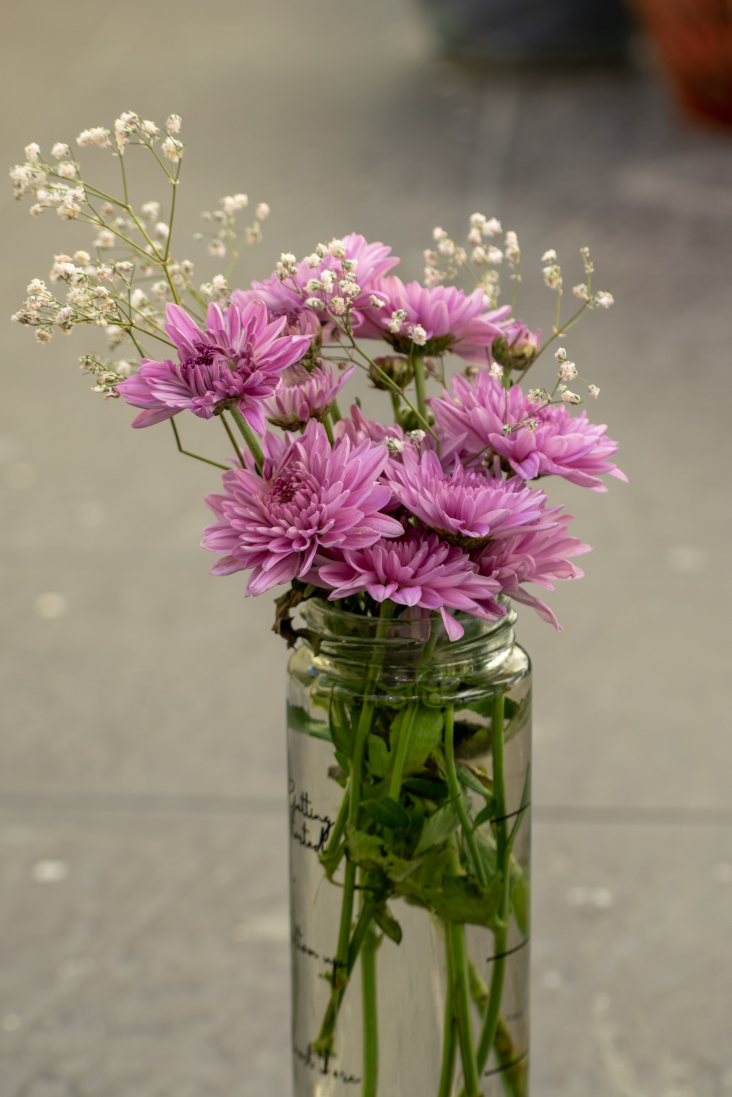
#> input picture images/flowers-jar.jpg, 3657 x 5485 px, found by its file name (shown at 1/5 size)
$ python main.py
#> lines starting #> are read from the running program, lines starting #| are printed output that depends on the picture; after the words box and inside, x2 and y2 are one past the last pixel; in counts of white or black regions, pixels touching at a corner belong together
### image_processing.py
import cv2
import numpy as np

def load_image(image_path):
  """Load an image and convert it to RGB."""
  image = cv2.imread(image_path)
#> image is the input picture: shape (5485, 3657, 3); mean B, G, R 114.1, 130.2, 144.3

  if image is None:
    raise FileNotFoundError(
      f"Could not load image: {image_path}"
    )

  # OpenCV loads images in BGR format.
  image = cv2.cvtColor(image, cv2.COLOR_BGR2RGB)

  return image

def convert_to_grayscale(image):
  """Convert an RGB image to grayscale."""
  grayscale = cv2.cvtColor(image, cv2.COLOR_RGB2GRAY)
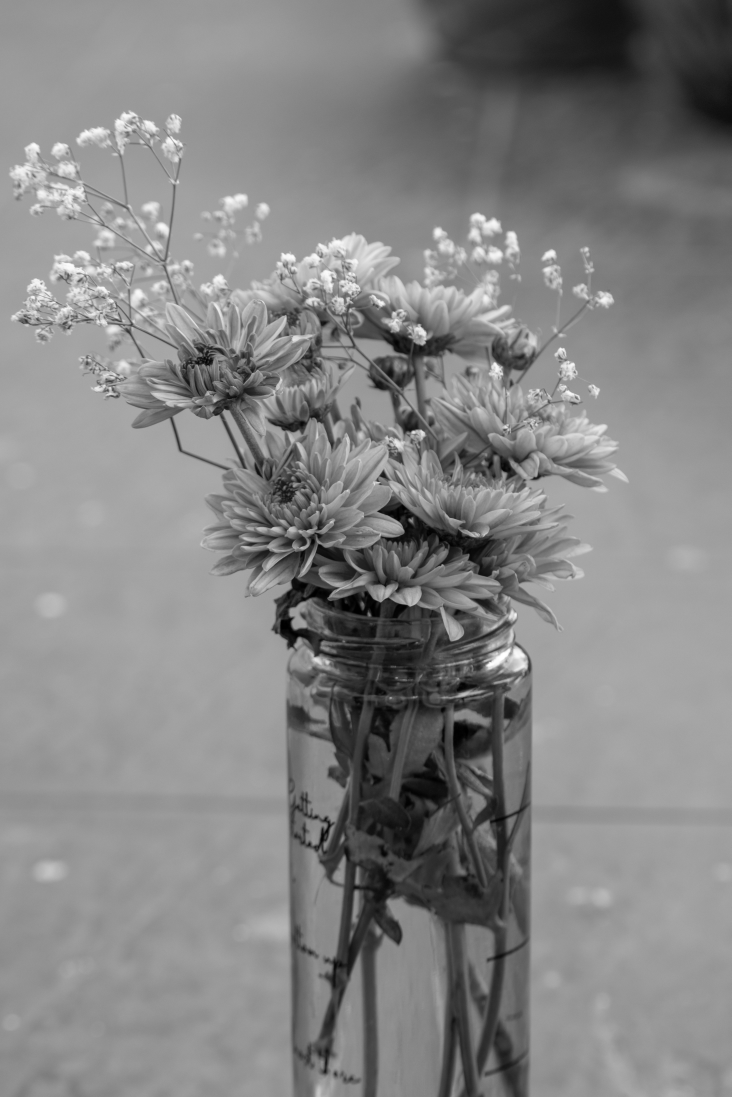
#> grayscale: shape (5485, 3657) (shown at 1/5 size); min 0, max 255, mean 132.5

  return grayscale

def apply_gaussian_blur(image):
  """Reduce image noise using Gaussian blur."""
  blurred = cv2.GaussianBlur(image, (15, 15), 0)

  return blurred

def detect_edges(image):
  """Detect edges using the Canny algorithm."""
  grayscale = convert_to_grayscale(image)
  blurred = apply_gaussian_blur(grayscale)

  edges = cv2.Canny(blurred, threshold1=30, threshold2=100)
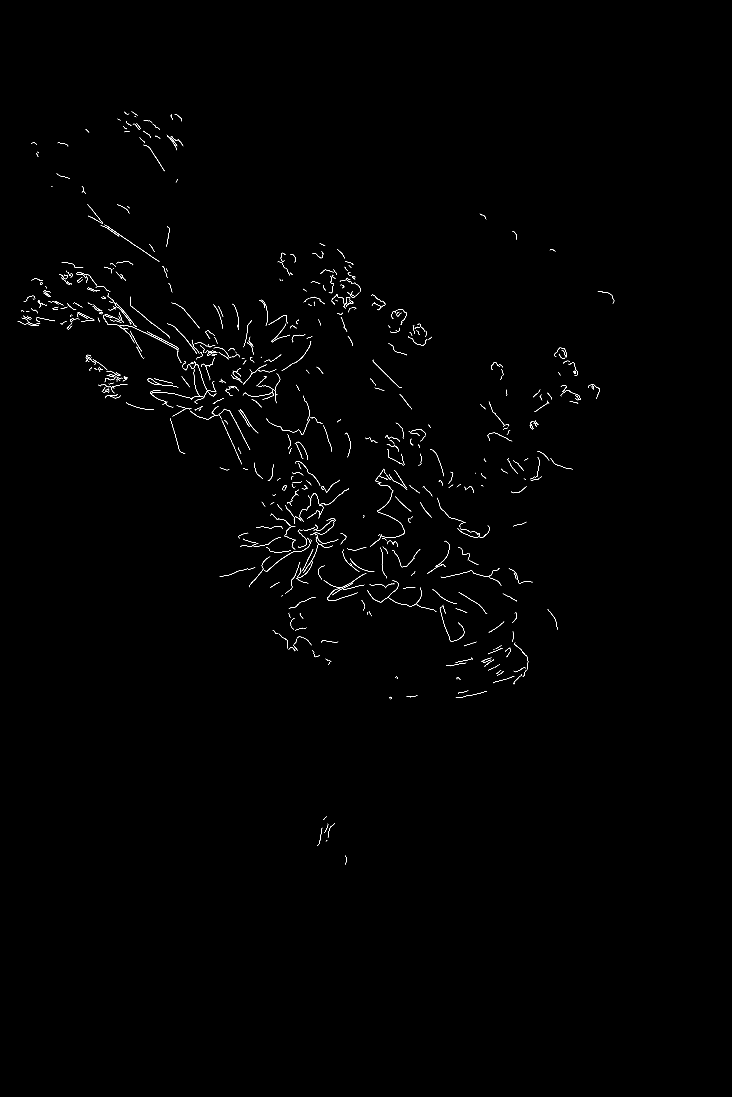
#> edges: shape (5485, 3657) (shown at 1/5 size); 0.23% white in thin lines or dots, all inside (x1, y1, x2, y2) = (88, 558, 3071, 4324)

  return edges

def segment_image(image, k=5):
  """Segment an image into k color clusters."""
#> called with k = 5
  small_image = cv2.resize(image, (200, 200))
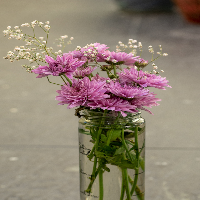
#> small_image: shape (200, 200, 3); mean R, G, B 144.2, 130.1, 114.1

  # Convert image pixels into a list of RGB values.
  pixels = small_image.reshape((-1, 3))
  pixels = np.float32(pixels)

  # Stop when the maximum number of iterations is reached or the accuracy threshold is met.
  criteria = (cv2.TERM_CRITERIA_EPS + cv2.TERM_CRITERIA_MAX_ITER, 100, 0.2)

  # Group similar pixels using K-Means clustering.
  _, labels, centers = cv2.kmeans(
    pixels,
    k,
    None,
    criteria,
    10,
    cv2.KMEANS_RANDOM_CENTERS
  )
#> centers = [[106.5, 87.82, 78.34], [145.6, 124.2, 116.1], [53.3, 51.22, 15.95], [165.8, 156.1, 137], [217.1, 168.4, 185.6]]

  centers = np.uint8(centers)
#> centers = [[106, 87, 78], [145, 124, 116], [53, 51, 15], [165, 156, 136], [217, 168, 185]]

  segmented_pixels = centers[labels.flatten()]
  segmented_image = segmented_pixels.reshape(small_image.shape)
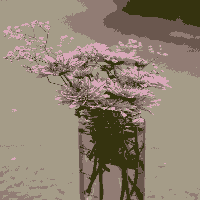
#> segmented_image: shape (200, 200, 3); mean R, G, B 143.5, 129.8, 113.4

  # Restore the original image dimensions.
  segmented_image = cv2.resize(
    segmented_image,
    (image.shape[1], image.shape[0]),
    interpolation=cv2.INTER_NEAREST
  )
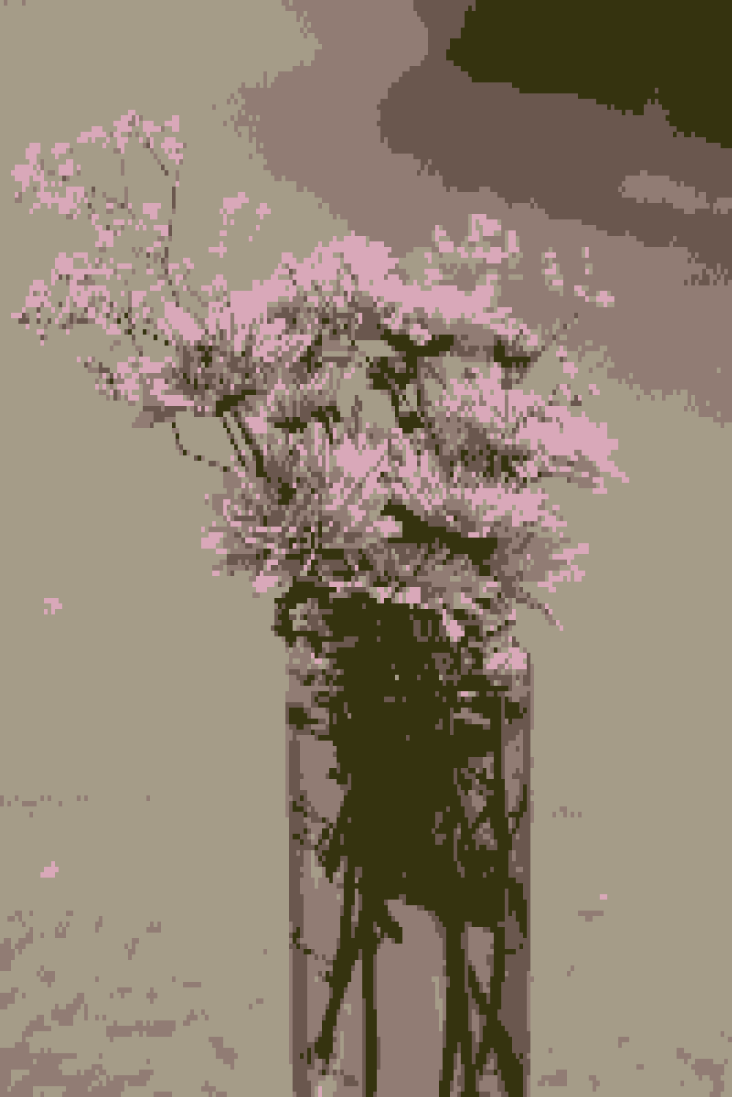
#> segmented_image: shape (5485, 3657, 3) (shown at 1/5 size); mean R, G, B 143.5, 129.8, 113.3

  return segmented_image


### main.py
import matplotlib.pyplot as plt

from image_processing import (
  load_image,
  convert_to_grayscale,
  apply_gaussian_blur,
  detect_edges,
  segment_image
)

def main():
  # Load the original image.
  image_path = r"C:\Users\raluc\OneDrive\Desktop\vision-craft\images\flowers-jar.jpg"
  image = load_image(image_path)

  # Apply image processing operations.
  grayscale = convert_to_grayscale(image)
  blurred = apply_gaussian_blur(grayscale)
  edges = detect_edges(image)
  segmented = segment_image(image, k=5)

  # Display all processing results in one figure.
  plt.figure(figsize=(15, 9))

  plt.subplot(2, 3, 1)
  plt.imshow(image)
  plt.title("Original Image")
  plt.axis("off")

  plt.subplot(2, 3, 2)
  plt.imshow(grayscale, cmap="gray")
  plt.title("Grayscale Image")
  plt.axis("off")

  plt.subplot(2, 3, 3)
  plt.imshow(blurred, cmap="gray")
  plt.title("Gaussian Blur")
  plt.axis("off")

  plt.subplot(2, 3, 4)
  plt.imshow(edges, cmap="gray")
  plt.title("Edge Detection (Canny)")
  plt.axis("off")

  plt.subplot(2, 3, 5)
  plt.imshow(segmented)
  plt.title("K-Means Segmentation")
  plt.axis("off")

  # Adjust spacing and display the figure.
  plt.tight_layout()
  plt.show()

if __name__ == "__main__":
  main()

$ run again, with images/fruits.jpg copied over images/flowers-jar.jpg
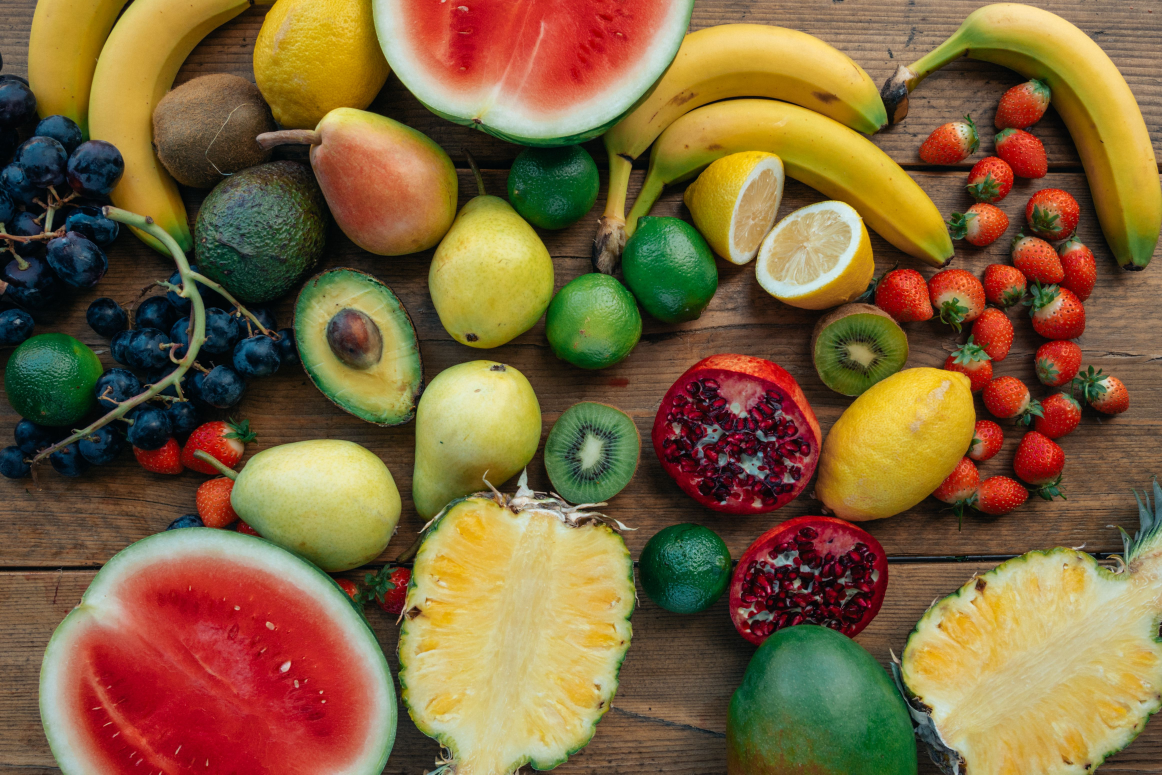
#> input picture images/fruits.jpg, 4647 x 3098 px, found by its file name (shown at 1/4 size)
#> in load_image, image is the input picture: shape (3098, 4647, 3); mean B, G, R 60.4, 99.5, 126.2
#> in detect_edges, `edges = cv2.Canny(blurred, threshold1=30, threshold2=100)`:
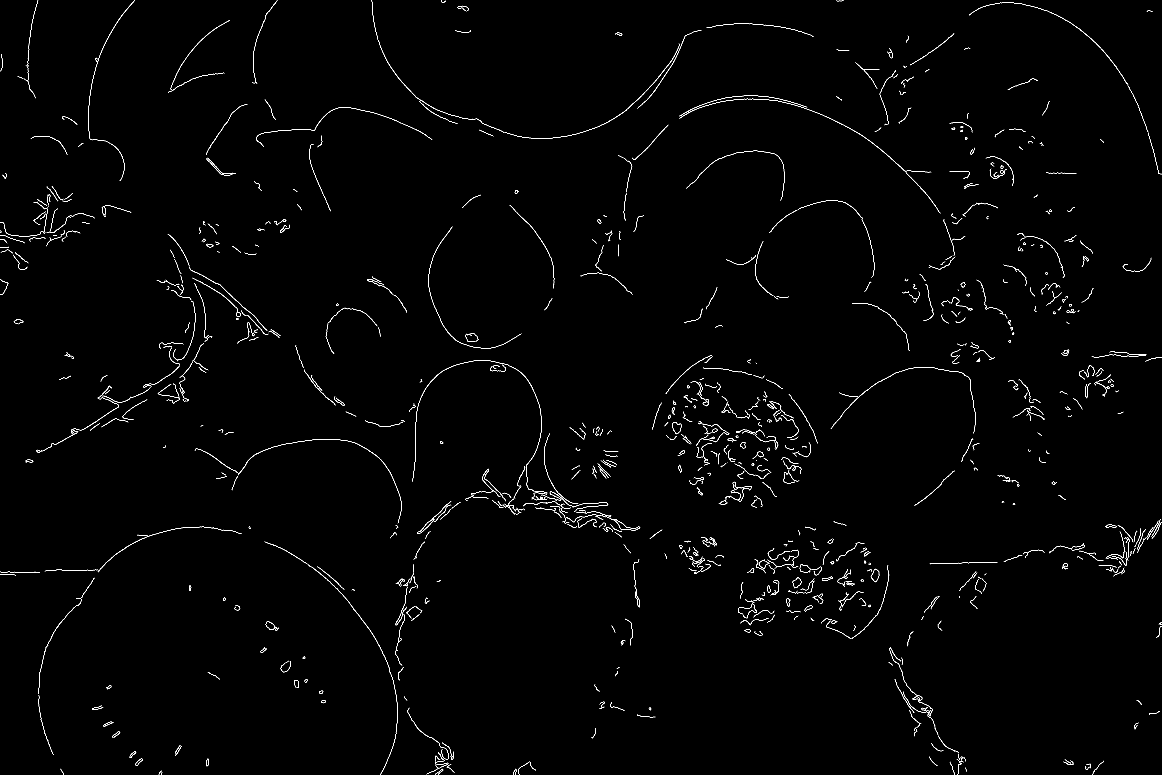
#> edges: shape (3098, 4647) (shown at 1/4 size); 0.56% white in thin lines or dots
#> in segment_image, `_, labels, centers = cv2.kmeans( pixels, k, None, criteria, 10, cv2.KM..`: centers = [[205.2, 193.6, 136.5], [187.2, 148.9, 58.68], [33.83, 34.73, 23.11], [175.7, 33.17, 31.37], [99.92, 93.3, 59.35]]
#> in segment_image, `centers = np.uint8(centers)`: centers = [[205, 193, 136], [187, 148, 58], [33, 34, 23], [175, 33, 31], [99, 93, 59]]
#> in segment_image, `segmented_image = cv2.resize( segmented_image, (image.shape[1], image...`:
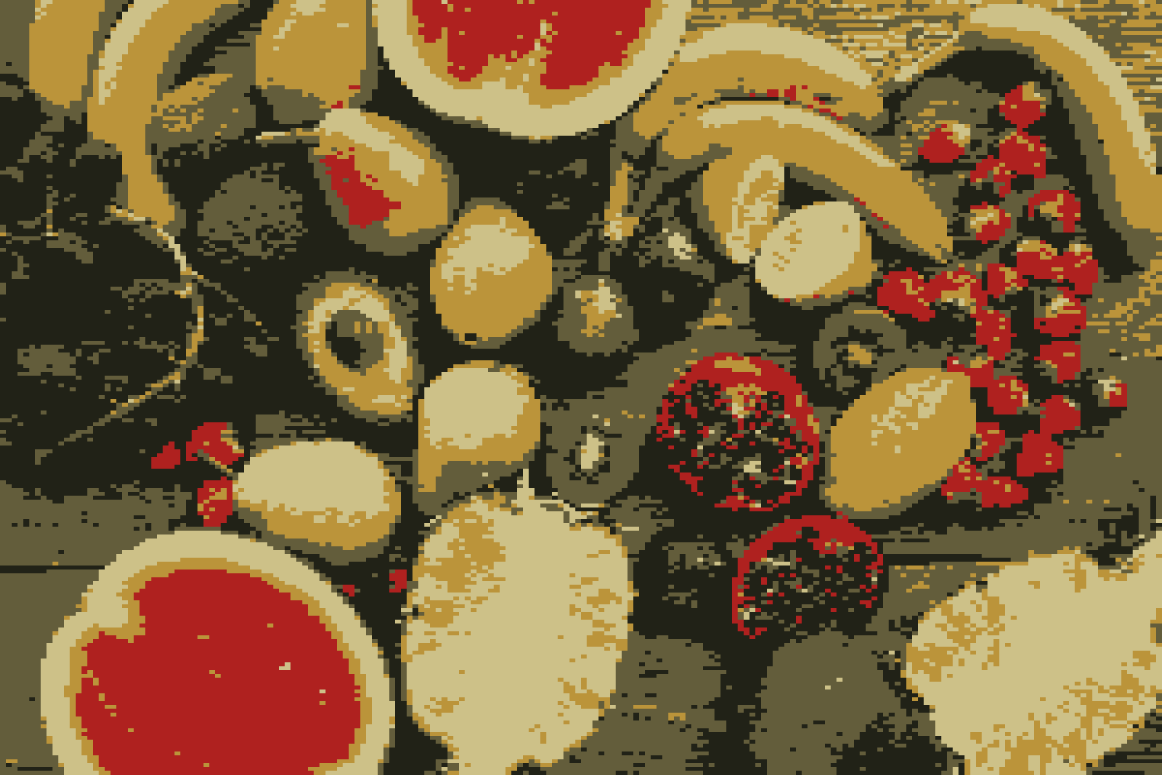
#> segmented_image: shape (3098, 4647, 3) (shown at 1/4 size); mean R, G, B 125.5, 98.7, 59.9

$ run again, with images/kotor-street.jpg copied over images/flowers-jar.jpg
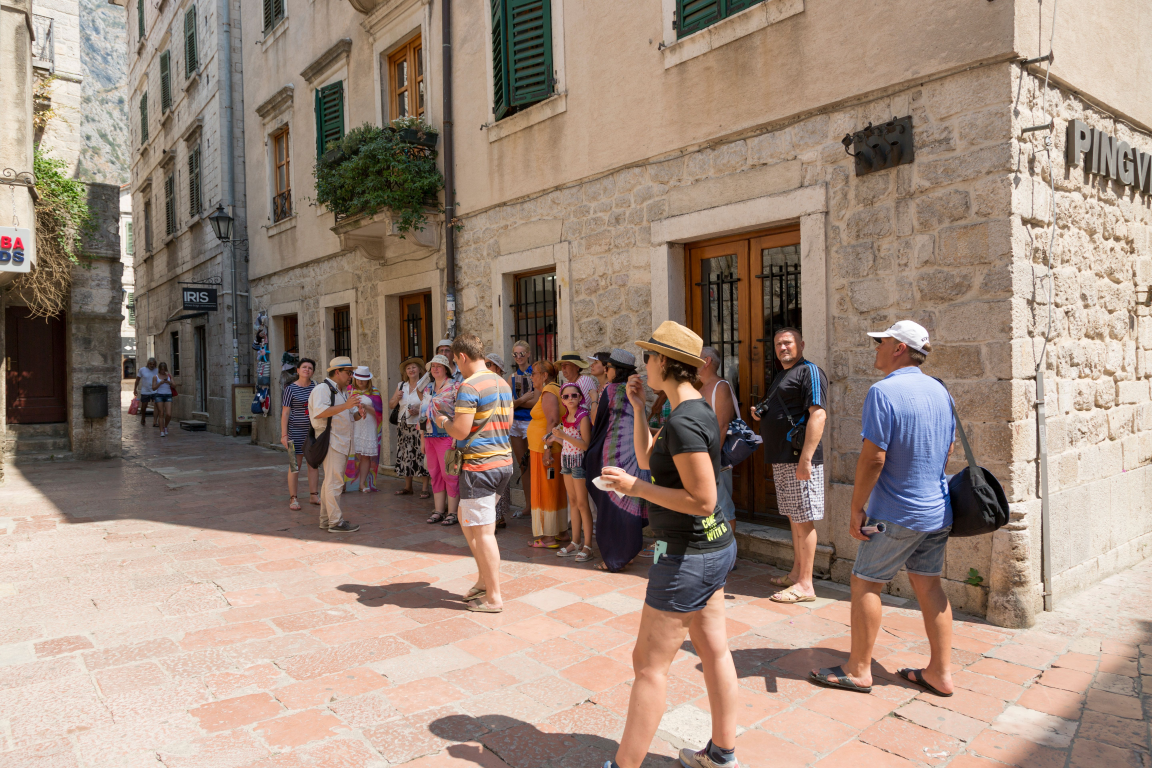
#> input picture images/kotor-street.jpg, 5760 x 3840 px, found by its file name (shown at 1/5 size)
#> in load_image, image is the input picture: shape (3840, 5760, 3); mean B, G, R 124.2, 137.5, 157.6
#> in detect_edges, `edges = cv2.Canny(blurred, threshold1=30, threshold2=100)`:
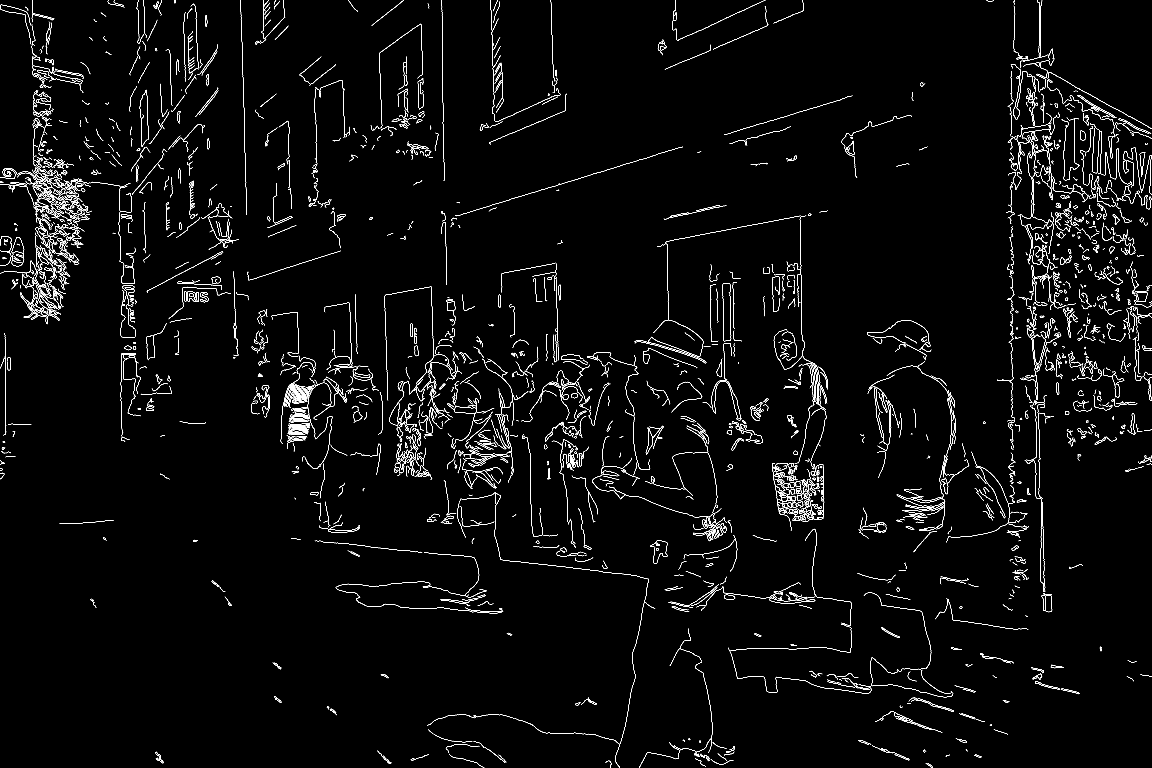
#> edges: shape (3840, 5760) (shown at 1/5 size); 1.1% white in thin lines or dots
#> in segment_image, `_, labels, centers = cv2.kmeans( pixels, k, None, criteria, 10, cv2.KM..`: centers = [[93.25, 77.25, 69.69], [140.1, 115.2, 99.19], [40.96, 32.3, 25.35], [232, 209.7, 195], [177, 154.4, 137]]
#> in segment_image, `centers = np.uint8(centers)`: centers = [[93, 77, 69], [140, 115, 99], [40, 32, 25], [231, 209, 194], [177, 154, 137]]
#> in segment_image, `segmented_image = cv2.resize( segmented_image, (image.shape[1], image...`:
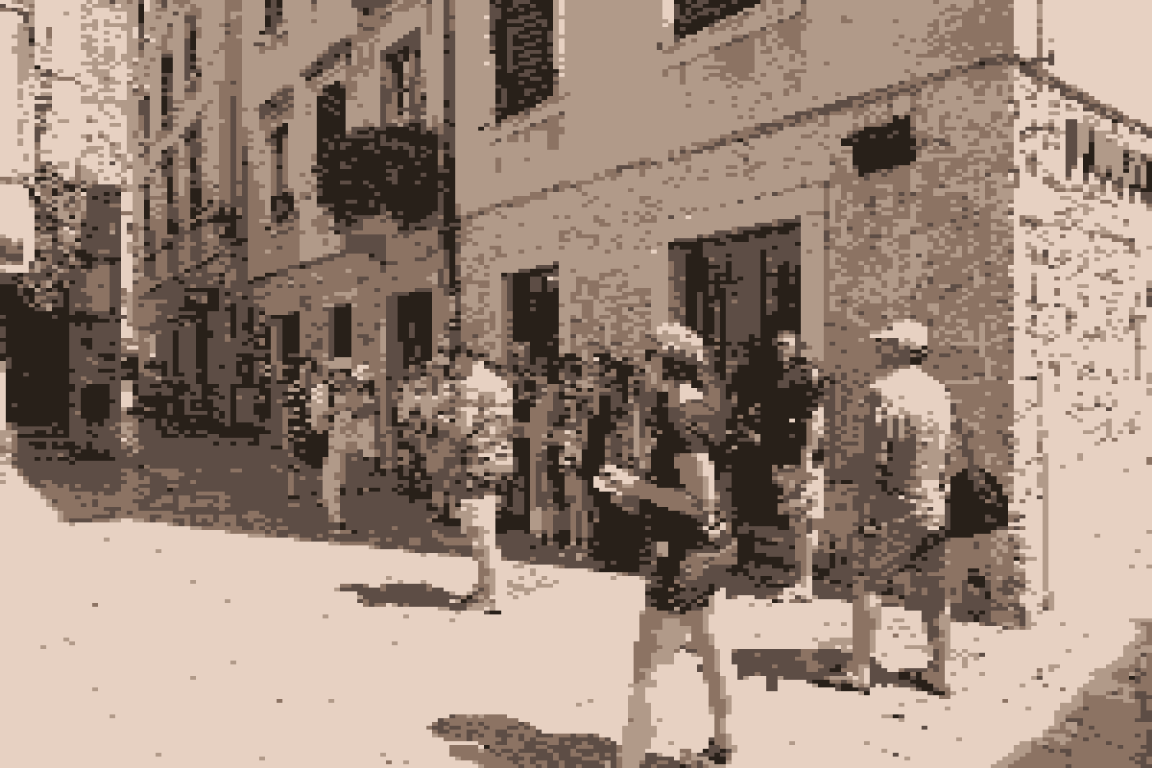
#> segmented_image: shape (3840, 5760, 3) (shown at 1/5 size); mean R, G, B 156.9, 136.8, 123.3
